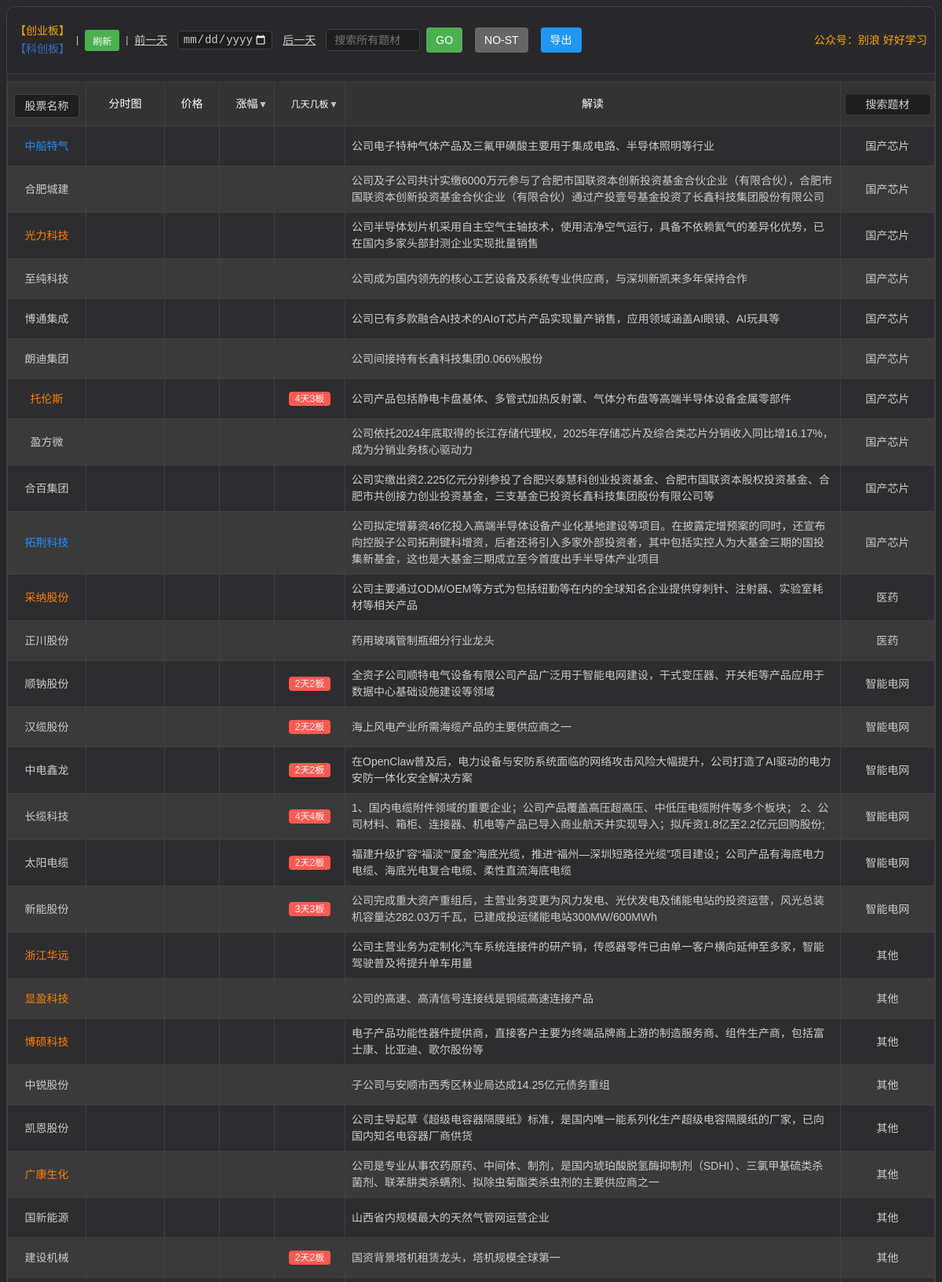
The page / (upper part) on the database its author committed.
### tables this page shows
CREATE TABLE stock_20260724 (
            id INTEGER PRIMARY KEY AUTOINCREMENT,
            code TEXT NOT NULL,
            name TEXT NOT NULL,
            description TEXT,
            plates TEXT,
            m_days_n_boards TEXT,
            date TEXT NOT NULL,
            price REAL DEFAULT 0,
            change_percentage REAL DEFAULT 0,
            amount REAL DEFAULT 0,
            value REAL DEFAULT 0
        );

### app.py (the view)
@app.route('/')
def index():
    latest_data = db.get_latest_day_data()
    message = session.pop('message', None)
    return render_template('index.html', stocks=latest_data, search_mode=False, message=message)

### templates/index.html (shortened to what this page needs)
<!DOCTYPE html>
<html lang="zh-CN">
<head>
    <link rel="stylesheet" href="/static/css/styles.css">
</head>
<body>
    <div class="container">
        <div class="table-container">
            <div class="header-container">
                <div class="date-selector">
                    <span class="market-label">
                        <span style="color: orange;">【创业板】</span> <span style="color: rgba(60, 127, 250, 0.781);">【科创板】</span>
                    </span>
                    <span style="color: var(--text-color);"> | </span>
                    <button onclick="location.reload()" class="refresh-button" title="刷新页面">
                    刷新
                </button>
                    <span style="color: var(--text-color);"> | </span>
                    <a href="javascript:void(0)" onclick="changeDate(-1)" style="color: var(--text-color); text-decoration: underline; font-size: 14px; margin-right: 5px; display: inline-block; line-height: 24px;">前一天</a>
                    <input type="date" id="dateFilter" placeholder="选择日期" onchange="filterByDate(this.value)" class="filter-input" style="margin: 0; padding: 2px 5px; display: inline-block; width: auto; max-width: 130px; vertical-align: middle;">
                    <a href="javascript:void(0)" onclick="changeDate(1)" style="color: var(--text-color); text-decoration: underline; font-size: 14px; margin-left: 5px; display: inline-block; line-height: 24px;">后一天</a>
                    <div class="plate-search-container-inline">
                        <input type="text" id="plateSearchInput" placeholder="搜索所有题材" class="plate-search-input-inline">
                        <button onclick="searchPlate()" class="plate-search-button-inline">GO</button>
                        <button id="noStButton" onclick="toggleNoStFilter()" class="no-st-button" type="button">NO-ST</button>
                        <button onclick="exportStockCodes()" class="export-button" type="button">导出</button>
                    </div>
                    <div style="margin-left: auto; color: orange !important; font-size: 14px;">
                        公众号：别浪 好好学习
                    </div>
                </div>
            </div>
            <table>
                <thead>
                    <tr>
                        <th width="120px">
                            <div class="search-wrapper">
                                <input
                                    type="text"
                                    id="searchInput"
                                    placeholder="股票名称"
                                    class="search-input"
                                    oninput="showSuggestions(this.value)"
                                >
                            </div>
                        </th>
                        <th>分时图</th>
                        <th>价格</th>
                        <th class="sortable" onclick="sortByChangePercentage()">涨幅</th>
                        <th class="sortable" onclick="sortByDaysBoards()">几天几板</th>
                        <th>解读</th>
                        <th class="plate-column" style="width: 120px !important; min-width: 120px !important; max-width: 120px !important; padding: 4px !important;">
                            <input type="text" id="plateFilter" placeholder="搜索题材" oninput="filterByPlate(this.value)" class="filter-input">
                        </th>
                    </tr>
                </thead>
                <tbody id="stockTableBody">
                    {% if stocks %}
                        {% for stock in stocks %}
                            <tr onclick="linkToTongDaXin('{{ stock.code_part }}')" style="cursor: pointer;">
                                <td class="stock-name-link{% if stock.code_part.startswith('688') %} blue-text{% elif stock.code_part.startswith('3') or stock.code_part.startswith('68') %} orange-text{% endif %}">{{ stock.name }}</td>
                                <td><div class="time-chart" data-code="{{ stock.code_part }}"></div></td>
                                <td class="price"></td>
                                <td class="change-percentage"></td>
                                <td>{% if stock.m_days_n_boards %}
                                    <span class="days-boards-tag">{{ stock.m_days_n_boards }}</span>
                                {% else %}{{ stock.m_days_n_boards }}{% endif %}</td>
                                <td>{{ stock.description }}</td>
                                <td class="plate-column">{{ stock.plates }}</td>
                            </tr>
                        {% endfor %}
                    {% else %}
                        <tr>
                            <td colspan="11" class="no-data">暂无股票数据，请点击"抓取股票数据"按钮获取数据</td>
                        </tr>
                    {% endif %}
                </tbody>
            </table>
        </div>
    </div>
</body>
</html>

### rows shown on the page
stock_20260724: name "中船特气", description "公司电子特种气体产品及三氟甲磺酸主要用于集成电路、半导体照明等行业", plates "国产芯片"
stock_20260724: name "合肥城建", description "公司及子公司共计实缴6000万元参与了合肥市国联资本创新投资基金合伙企业（有限合伙），合肥市国联资本创新投资基金合伙企业（有限合伙）通过产投壹号基金投资了长鑫科技集团股份有限公司", plates "国产芯片"
stock_20260724: name "光力科技", description "公司半导体划片机采用自主空气主轴技术，使用洁净空气运行，具备不依赖氦气的差异化优势，已在国内多家头部封测企业实现批量销售", plates "国产芯片"
stock_20260724: name "至纯科技", description "公司成为国内领先的核心工艺设备及系统专业供应商，与深圳新凯来多年保持合作", plates "国产芯片"
stock_20260724: name "博通集成", description "公司已有多款融合AI技术的AIoT芯片产品实现量产销售，应用领域涵盖AI眼镜、AI玩具等", plates "国产芯片"
stock_20260724: name "朗迪集团", description "公司间接持有长鑫科技集团0.066%股份", plates "国产芯片"
stock_20260724: name "托伦斯", m_days_n_boards "4天3板", description "公司产品包括静电卡盘基体、多管式加热反射罩、气体分布盘等高端半导体设备金属零部件", plates "国产芯片"
stock_20260724: name "盈方微", description "公司依托2024年底取得的长江存储代理权，2025年存储芯片及综合类芯片分销收入同比增16.17%，成为分销业务核心驱动力", plates "国产芯片"
stock_20260724: name "合百集团", description "公司实缴出资2.225亿元分别参投了合肥兴泰慧科创业投资基金、合肥市国联资本股权投资基金、合肥市共创接力创业投资基金，三支基金已投资长鑫科技集团股份有限公司等", plates "国产芯片"
stock_20260724: name "拓荆科技", description "公司拟定增募资46亿投入高端半导体设备产业化基地建设等项目。在披露定增预案的同时，还宣布向控股子公司拓荆键科增资，后者还将引入多家外部投资者，其中包括实控人为大基金三期的国投集新基金，这也是大基金三期成立至今首度出手半导体产业项目", plates "国产芯片"
stock_20260724: name "采纳股份", description "公司主要通过ODM/OEM等方式为包括纽勤等在内的全球知名企业提供穿刺针、注射器、实验室耗材等相关产品", plates "医药"
stock_20260724: name "正川股份", description "药用玻璃管制瓶细分行业龙头", plates "医药"
stock_20260724: name "顺钠股份", m_days_n_boards "2天2板", description "全资子公司顺特电气设备有限公司产品广泛用于智能电网建设，干式变压器、开关柜等产品应用于数据中心基础设施建设等领域", plates "智能电网"
stock_20260724: name "汉缆股份", m_days_n_boards "2天2板", description "海上风电产业所需海缆产品的主要供应商之一", plates "智能电网"
stock_20260724: name "中电鑫龙", m_days_n_boards "2天2板", description "在OpenClaw普及后，电力设备与安防系统面临的网络攻击风险大幅提升，公司打造了AI驱动的电力安防一体化安全解决方案", plates "智能电网"
stock_20260724: name "长缆科技", m_days_n_boards "4天4板", description "1、国内电缆附件领域的重要企业；公司产品覆盖高压超高压、中低压电缆附件等多个板块； 2、公司材料、箱柜、连接器、机电等产品已导入商业航天并实现导入；拟斥资1.8亿至2.2亿元回购股份;", plates "智能电网"
stock_20260724: name "太阳电缆", m_days_n_boards "2天2板", description "福建升级扩容“福淡”“厦金”海底光缆，推进“福州—深圳短路径光缆”项目建设；公司产品有海底电力电缆、海底光电复合电缆、柔性直流海底电缆", plates "智能电网"
stock_20260724: name "新能股份", m_days_n_boards "3天3板", description "公司完成重大资产重组后，主营业务变更为风力发电、光伏发电及储能电站的投资运营，风光总装机容量达282.03万千瓦，已建成投运储能电站300MW/600MWh", plates "智能电网"
stock_20260724: name "浙江华远", description "公司主营业务为定制化汽车系统连接件的研产销，传感器零件已由单一客户横向延伸至多家，智能驾驶普及将提升单车用量", plates "其他"
stock_20260724: name "显盈科技", description "公司的高速、高清信号连接线是铜缆高速连接产品", plates "其他"
stock_20260724: name "博硕科技", description "电子产品功能性器件提供商，直接客户主要为终端品牌商上游的制造服务商、组件生产商，包括富士康、比亚迪、歌尔股份等", plates "其他"
stock_20260724: name "中锐股份", description "子公司与安顺市西秀区林业局达成14.25亿元债务重组", plates "其他"
stock_20260724: name "凯恩股份", description "公司主导起草《超级电容器隔膜纸》标准，是国内唯一能系列化生产超级电容隔膜纸的厂家，已向国内知名电容器厂商供货", plates "其他"
stock_20260724: name "广康生化", description "公司是专业从事农药原药、中间体、制剂，是国内琥珀酸脱氢酶抑制剂（SDHI）、三氯甲基硫类杀菌剂、联苯肼类杀螨剂、拟除虫菊酯类杀虫剂的主要供应商之一", plates "其他"
stock_20260724: name "国新能源", description "山西省内规模最大的天然气管网运营企业", plates "其他"
stock_20260724: name "建设机械", m_days_n_boards "2天2板", description "国资背景塔机租赁龙头，塔机规模全球第一", plates "其他"
